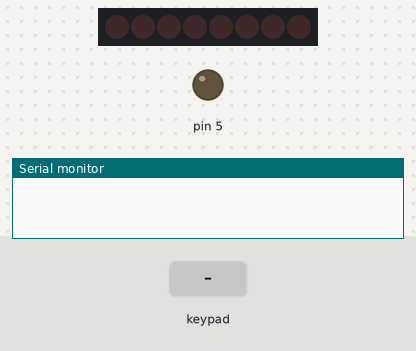
Recording of a sketch running on a simulated Arduino Uno, built with avr-gcc and run on an emulated ATmega328P. Shown: 8 shift-register outputs drawn as a row of LEDs (first output left, lit = HIGH), output pins drawn as LEDs (lit = HIGH), the last lines printed to the serial monitor. Inputs (shaded band) come from the test bench.

Above: at 1.2 s.
1.3 s: keypad keys 1 2 1 1 pressed 0.4 s apart
At 3.1 s:
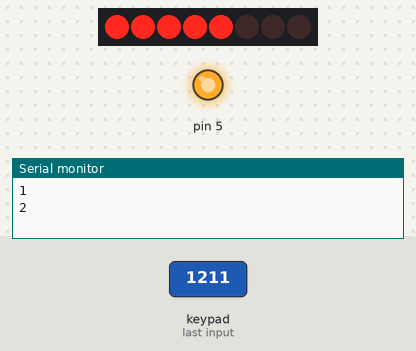
4.4 s: key '3' pressed
At 7.23 s:
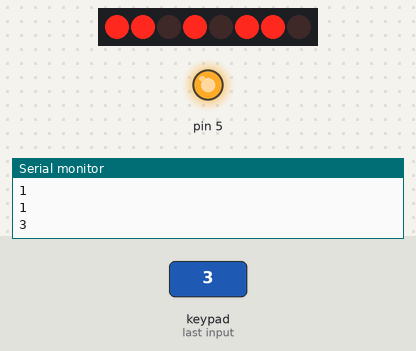
7.4 s: key '4' pressed
At 8.1 s:
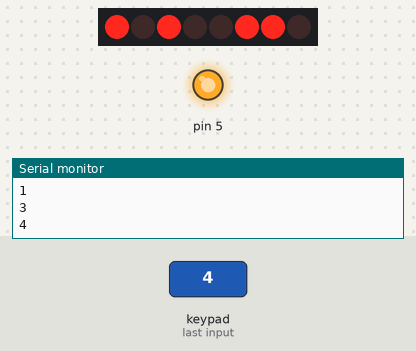
8.9 s: key '6' pressed
At 10.1 s:
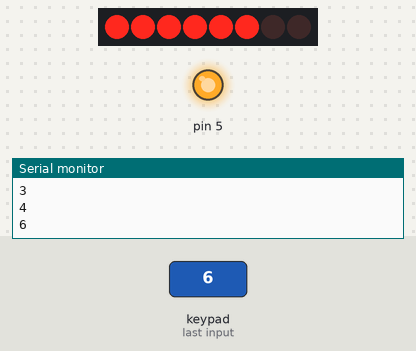
10.4 s: key '2' pressed
At 10.8 s:
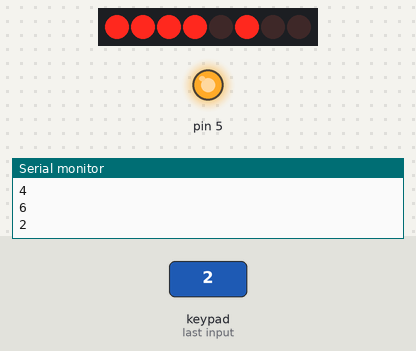
13.4 s: key '5' pressed
Timing chart, 0 to 16.9 s (numbered marks = the images above; inputs shaded):
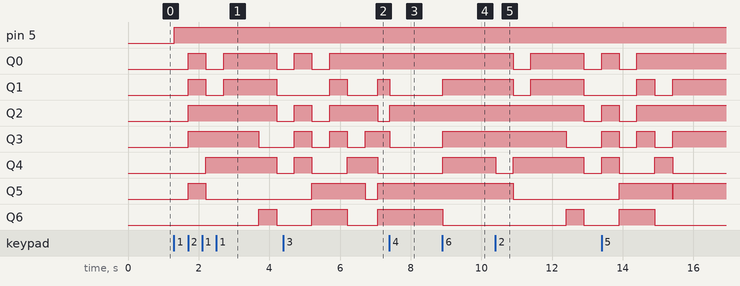

The sketch:

matrix.ino
```cpp
#include <Keypad.h>
#define data 2
#define clock 3

byte zero  = B01111110;
byte one   = B00000110;
byte two   = B11011010;
byte three = B11010110;
byte four  = B10100110;
byte five  = B11110100;
byte six   = B11111100;
byte seven = B01000110;
byte eight = B11111110;
byte nine  = B11110110;
byte hapus = B00000000;
byte s = B11110100;
byte l = B00111000;
byte e = B11111000;
byte p = B11101010;
byte t = B10111000;
byte i = B00000110;
byte g = B11110110;
byte h = B10101100;

const byte ROWS = 2; // rows
const byte COLS = 3; // Three columns
// Define the Keymap
char keys[ROWS][COLS] = {
  {'1','2','3'},
  {'4','5','6'},
};
// Connect keypad ROW0, ROW1, ROW2 and ROW3 to these Arduino pins.
byte rowPins[ROWS] = {12, 11};
// Connect keypad COL0, COL1 and COL2 to these Arduino pins.
byte colPins[COLS] = {8, 7, 6};

// Create the Keypad
Keypad kpd = Keypad( makeKeymap(keys), rowPins, colPins, ROWS, COLS );

#define ledpin 13

void setup()
{
  pinMode(clock, OUTPUT); // make the clock pin an output
  pinMode(data , OUTPUT); // make the data pin an output
  pinMode(5, OUTPUT);
  digitalWrite(ledpin, HIGH);
  Serial.begin(9600);
}

void loop()
{
  char key = kpd.getKey();
  if(key)  // Check for a valid key.
  {
    Serial.println(key);
    switch (key)
    {
      case '1':
        analogWrite(5, 255);
        break;
      case '2':
         shiftOut(data,clock,LSBFIRST,s);
         delay(500);
         shiftOut(data,clock,LSBFIRST,l);
         delay(500);
         shiftOut(data,clock,LSBFIRST,e);
         delay(500);
         shiftOut(data,clock,LSBFIRST,e);
         delay(500);
         shiftOut(data,clock,LSBFIRST,p);
         delay(500);
         shiftOut(data,clock,LSBFIRST,hapus);
         delay(500);
         shiftOut(data,clock,LSBFIRST,t);
         delay(500);
         shiftOut(data,clock,LSBFIRST,i);
         delay(500);
         shiftOut(data,clock,LSBFIRST,g);
         delay(500);
         shiftOut(data,clock,LSBFIRST,h);
         delay(500);
         shiftOut(data,clock,LSBFIRST,t);
         break;
      case '3':
        shiftOut(data, clock, LSBFIRST, three);
        break;
      case '4':
        shiftOut(data, clock, LSBFIRST, four);
        break;
      case '5':
        shiftOut(data, clock, LSBFIRST, five);
        break;
      case '6':
        shiftOut(data, clock, LSBFIRST, six);
        break;
      default:
        break;
    }
  }
}
```

Measured:
- after the input at 1.3 s, pin 5: LOW → HIGH at once; Q0, Q1: LOW → HIGH after 0.40 s, → LOW 0.50 s later, → HIGH 0.50 s later, → LOW 1.5 s later; Q2: LOW → HIGH after 0.40 s, → LOW 2.5 s later; Q3: LOW → HIGH after 0.40 s, → LOW 2.0 s later; Q4: LOW → HIGH after 0.90 s, → LOW 2.0 s later
- after the input at 7.4 s, Q1, Q3: HIGH → LOW at once; Q2: LOW → HIGH at once
- after the input at 8.9 s, Q1, Q3, Q4: LOW → HIGH at once; Q6: HIGH → LOW at once
- after the input at 10.4 s, Q0, Q1: HIGH → LOW after 0.50 s, → HIGH 0.50 s later, → LOW 1.5 s later; Q2: HIGH → LOW after 2.5 s; Q3: HIGH → LOW after 2.0 s; Q4: HIGH → LOW at once, → HIGH 0.50 s later, → LOW 2.0 s later; Q5: HIGH → LOW after 0.50 s
